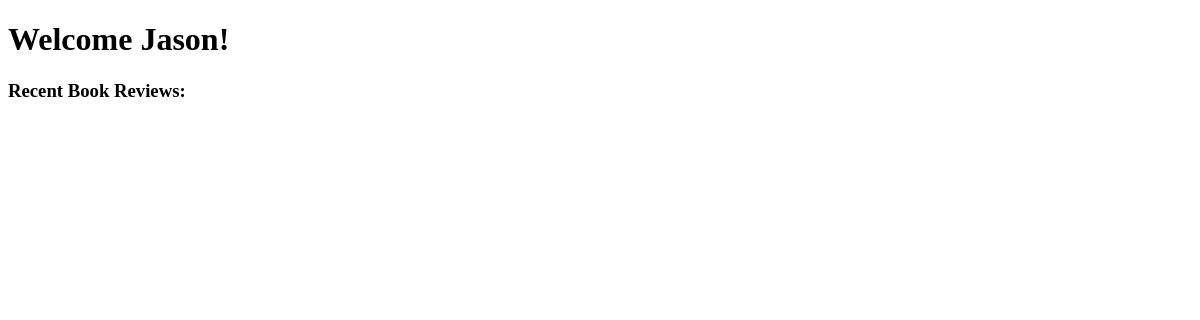
Page /reads/ (signed in) on the earlier database version.
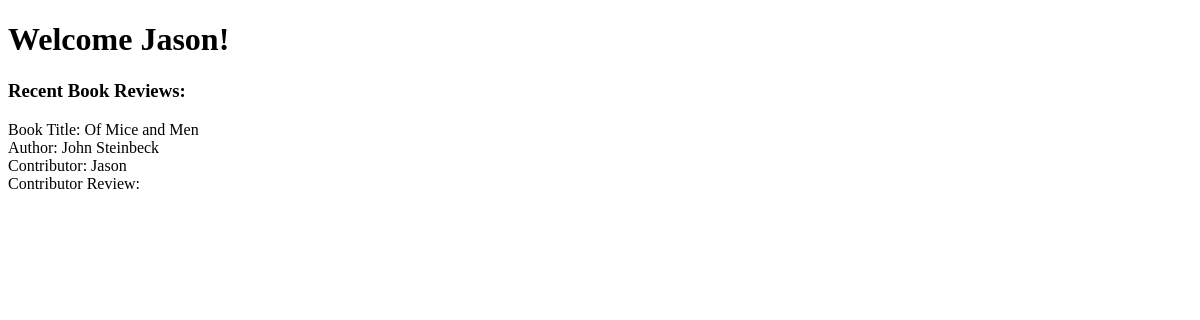
Same page on the later database version.
### registration_app/models.py (models this page shows)
class User(models.Model):
    first_name = models.CharField(max_length=45)
    last_name = models.CharField(max_length=45)
    email = models.EmailField(unique=True)
    password = models.CharField(max_length=255)
    objects = UserManager()

### reads/models.py (models this page shows)
class Book(models.Model):
    title = models.CharField(max_length=255)
    contributor = models.ForeignKey(User, related_name = "book_added", on_delete = models.CASCADE)
    created_at = models.DateTimeField(auto_now_add = True)
    updated_at = models.DateTimeField(auto_now = True)

class Author(models.Model):
    name = models.CharField(max_length=255)
    book_written = models.OneToOneField(Book, on_delete = models.CASCADE, primary_key=True)
    created_at = models.DateTimeField(auto_now_add = True)
    updated_at = models.DateTimeField(auto_now = True)

### reads/views.py (the view)
# urls.py: path('', views.index),
def index(request):
    context = {
        "user": User.objects.get(id = request.session['user_id']),
        "book": Book.objects.all(),
    }
    return render(request, "books_home.html", context)

### reads/templates/books_home.html (shortened to what this page needs)
<!DOCTYPE html>
<html lang="en">
<head>
</head>
<body>
    <h1>Welcome {{user.first_name}}!</h1>
    <h3>Recent Book Reviews:</h3>
    {% for Book in book %}
        Book Title: {{Book.title}}<br>
        Author: {{Book.author.name}}<br>
        Contributor: {{Book.contributor.first_name}}<br>
        Contributor Review: {{Book.reviews.content}}
    {% endfor %}
</body>
</html>

Differences in the rows shown:
added Book: title "Of Mice and Men", author.name "John Steinbeck", contributor.first_name "Jason"
